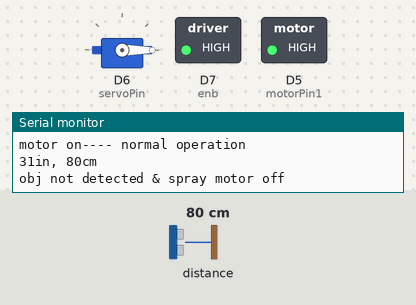
A sketch run on a simulated ESP8266 (NodeMCU). Shown: servo, switched loads named in the sketch (green lamp = pin HIGH), the last lines printed to the serial monitor. Wiring (inferred from the names in the program): ultrasonic range finder: trigger D4; echo D3. The inputs (shaded band) are chosen by the test bench; at power-on: distance to the obstacle 80 cm. The echo pulse lasts 58.3 µs per cm; WiFi joins after 1.5 s; servers stay silent unless stated; pins used as bus, display or sensor lines are not drawn.

Above: at 2.7 s.
2.8 s: distance to the obstacle set to 18 cm
5.8 s: distance to the obstacle set to 14 cm
At 8.7 s:
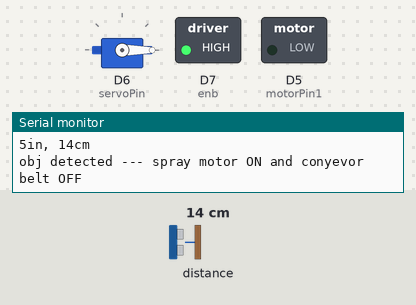
12.2 s: distance to the obstacle set to 35 cm
At 12.7 s:
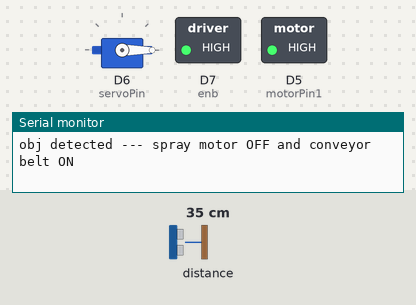
15.2 s: distance to the obstacle set to 2 cm
At 17.7 s:
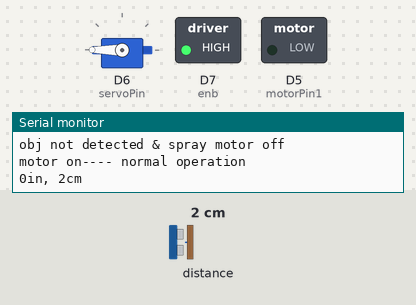
Timing chart, 0 to 22.7 s (numbered marks = the images above; inputs shaded):
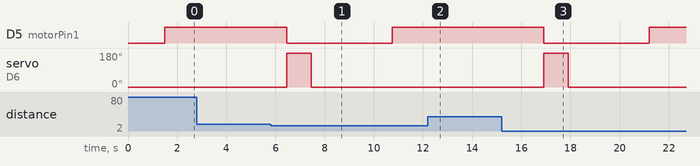

Measured:
- the behaviour switches between 16 and 15 cm on distance to the obstacle (found by bisection; images 0 and 1)
- after the input at 5.8 s, D5 (motorPin1): HIGH → LOW after 0.65 s, → HIGH 4.3 s later; servo on D6 (servoPin): 0° → 180° after 0.65 s, → 0° 1.0 s later
- after the input at 12.2 s, D5 (motorPin1): stays HIGH (without the input it goes to LOW after 2.4 s); servo on D6 (servoPin): stays 0° (without the input it goes to 180° after 2.4 s)
- after the input at 15.2 s, D5 (motorPin1): HIGH → LOW after 1.7 s, → HIGH 4.3 s later; servo on D6 (servoPin): 0° → 180° after 1.7 s, → 0° 1.0 s later

The sketch:

code.ino
```cpp
// (licence header left out)
// FirebaseDemo_ESP8266 is a sample that demo the different functions
// of the FirebaseArduino API.
#include <ESP8266WiFi.h>
#include <FirebaseArduino.h>
#include <Servo.h>

#define echoPin D3
#define trigPin D4
#define motorPin1 D5
#define servoPin D6
#define enb D7

Servo servo;
// firebase info.
#define FIREBASE_HOST "security-d871f.firebaseio.com"
#define FIREBASE_AUTH "WlNJDkoO6QNVfrVcYlXG0xO7V0xn2O3zJ9z3UrPe"
#define WIFI_SSID "D-Silva Link"
#define WIFI_PASSWORD "prince_2014"

int spray;
int spray_status;
char led = ' ';


void setup()
{
  Serial.begin(9600);
  // connect to wifi.
  WiFi.begin(WIFI_SSID, WIFI_PASSWORD);
  Serial.print("connecting");
  while (WiFi.status() != WL_CONNECTED) {
    Serial.print(".");
    delay(500);
  }
  Serial.println();
  Serial.print("connected: ");
  Serial.println(WiFi.localIP());

  Firebase.begin(FIREBASE_HOST, FIREBASE_AUTH);


  pinMode(motorPin1, OUTPUT);
  servo.attach(servoPin);
  servo.write(0);
  pinMode(enb, OUTPUT);
 // pinMode(led, OUTPUT);
 Serial.println("Enter y to ON and n to OFF the motor");
}

int n = 0;

void loop()
{
  /*
   * values to firebase
   * motor on or off --> led --> button
   * ultrasonic inches -->
   *
   * */
  long duration, inches, cm;

  // The PING))) is triggered by a HIGH pulse of 2 or more microseconds.
  // Give a short LOW pulse beforehand to ensure a clean HIGH pulse:
  digitalWrite(enb, HIGH);
  digitalWrite(motorPin1, HIGH);
  Serial.print("motor on---- normal operation\n");
  pinMode(trigPin, OUTPUT);
  digitalWrite(trigPin, LOW);
  delayMicroseconds(2);
  digitalWrite(trigPin, HIGH);
  delayMicroseconds(5);
  digitalWrite(trigPin, LOW);

  // The same pin is used to read the signal from the PING))): a HIGH pulse
  // whose duration is the time (in microseconds) from the sending of the ping
  // to the reception of its echo off of an object.
  pinMode(echoPin, INPUT);
  duration = pulseIn(echoPin, HIGH);

  // convert the time into a distance
  inches = microsecondsToInches(duration);
  cm = microsecondsToCentimeters(duration);

  Serial.print(inches);
  Serial.print("in, ");
  Serial.print(cm);
  Serial.print("cm");
  Serial.println();

  if(inches < 6)
  {
    //wait and then stop the rotating motor
      delay(250);
      digitalWrite(motorPin1, LOW);
      sprayMotor();
      Serial.print("obj detected --- spray motor ON and conyevor belt OFF\n");
      spray_status = update_spray_motor(1);
      //wait for 5 microseconds and then start the rotating motor so that sanitization takes place in that time
      delay(1000);
      digitalWrite(motorPin1, HIGH);
      Serial.print("obj detected --- spray motor OFF and conveyor belt ON\n");
      spray_status = update_spray_motor(0);
  }

  else
  {
    Serial.print("obj not detected & spray motor off\n");
  }

  /********firebase*****/
// set value for ultrasonic sensor
  Firebase.setFloat("uss", inches);
  // handle error
  if (Firebase.failed()) {
      Serial.print("setting /number failed:");
      Serial.println(Firebase.error());
      return;
  }
  delay(1000);  //ir is for the lvl of liquid/sanitizer present
  Firebase.setFloat("ir", 0);
  // handle error
  if (Firebase.failed()) {
      Serial.print("setting /number failed:");
      Serial.println(Firebase.error());
      return;
  }
  delay(1000);

}

void sprayMotor()
{
  servo.write(270);
  delay(1000);
  servo.write(0);
  delay(1000);
}

long microsecondsToInches(long microseconds)
{
  // According to Parallax's datasheet for the PING))), there are 73.746
  // microseconds per inch (i.e. sound travels at 1130 feet per second).
  // This gives the distance travelled by the ping, outbound and return,
  // so we divide by 2 to get the distance of the obstacle.
  // See: http://www.parallax.com/dl/docs/prod/acc/28015-PING-v1.3.pdf
  return microseconds / 74 / 2;
}

long microsecondsToCentimeters(long microseconds)
{
  // The speed of sound is 340 m/s or 29 microseconds per centimeter.
  // The ping travels out and back, so to find the distance of the object we
  // take half of the distance travelled.
  return microseconds / 29 / 2;
}

int update_spray_motor(int spray)
{
  // set value for motor
  Firebase.setFloat("led", spray);
  Firebase.setFloat("uss", 0);
  // handle error
  if (Firebase.failed()) {
      Serial.print("setting /number failed:");
      Serial.println(Firebase.error());
      return 0;
  }
  delay(1000);
  return spray;
}
```
